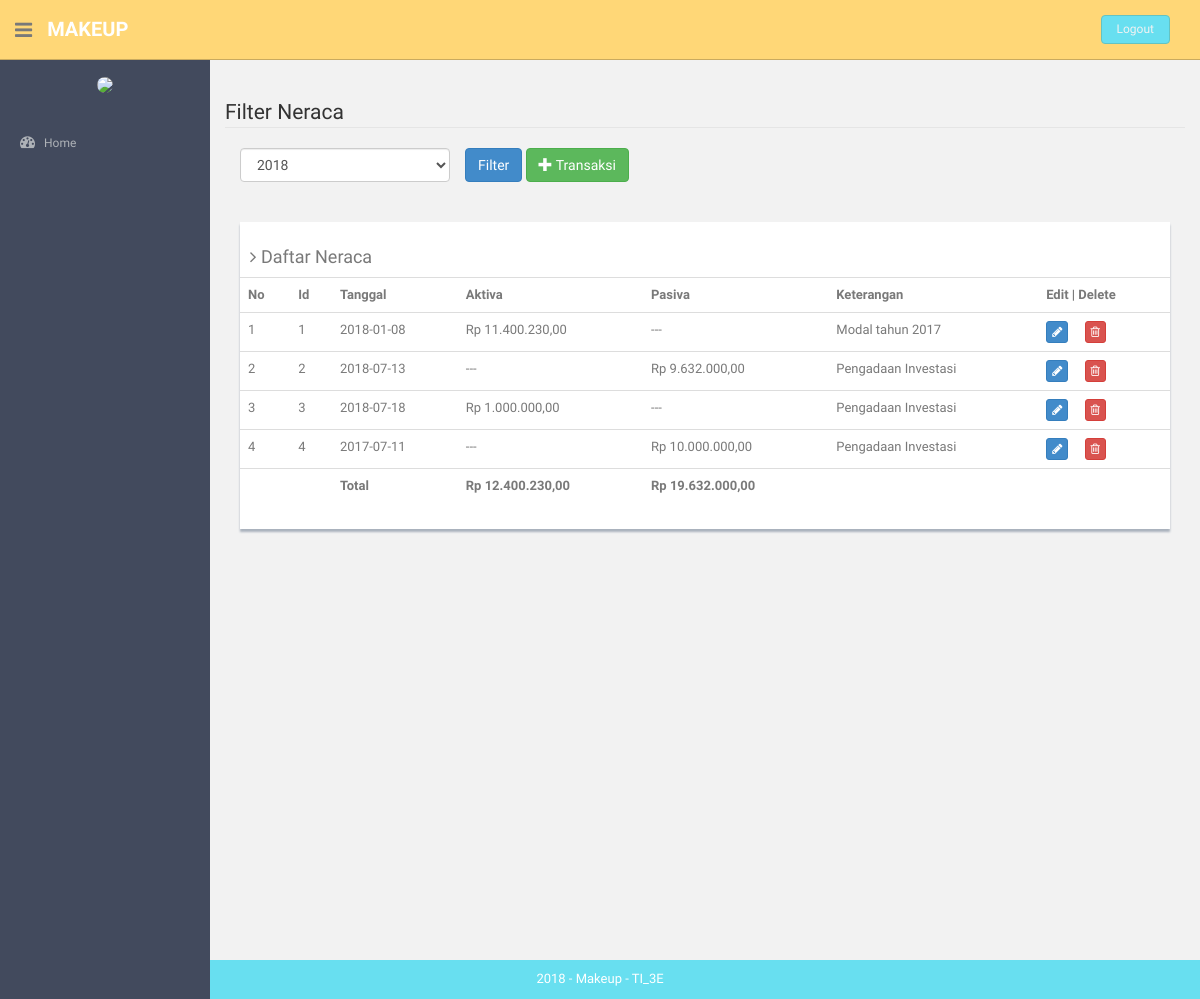
The page /index.php/neraca on the database as committed earlier.
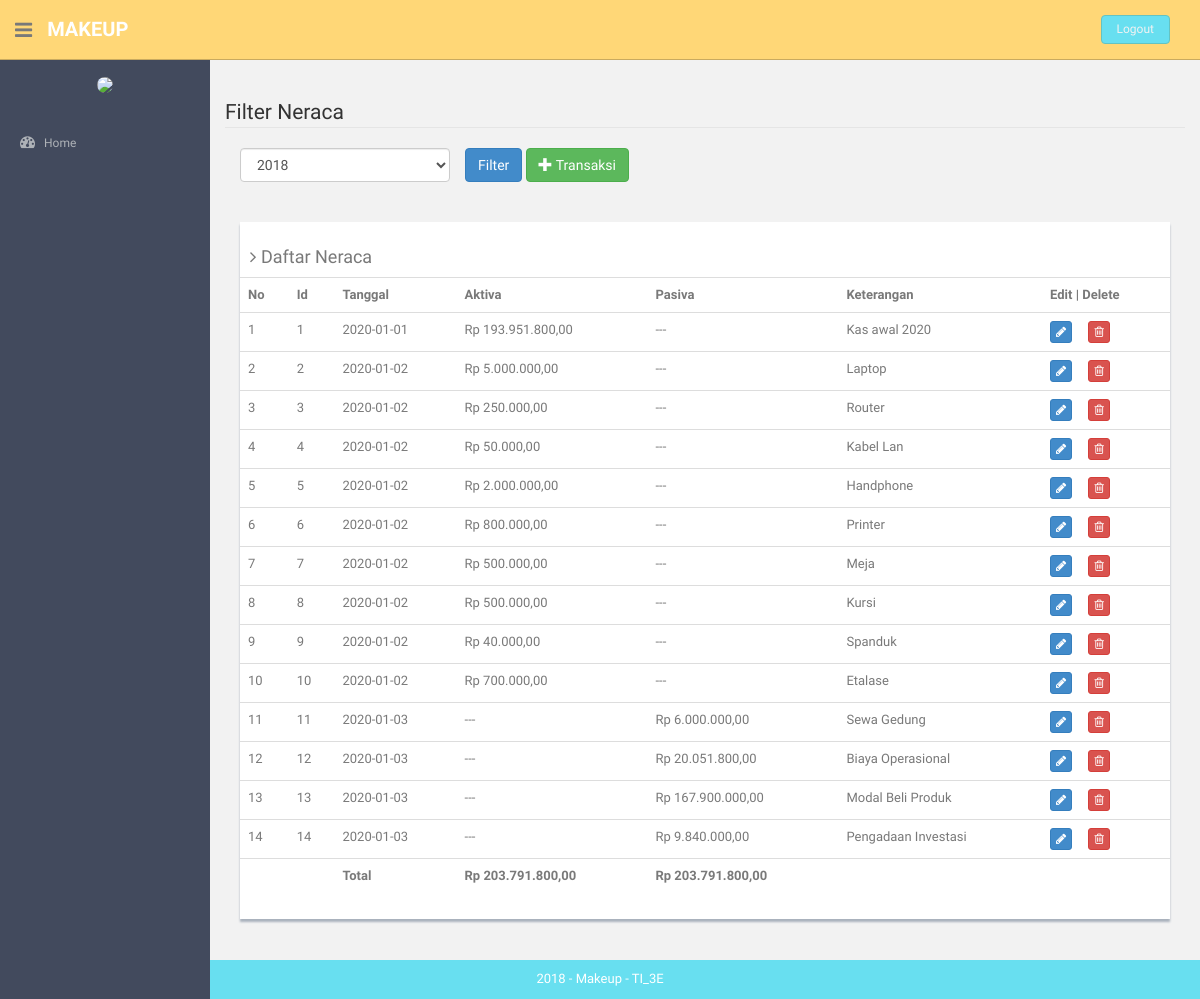
The same page on the database as committed later.
### tables this page shows
CREATE TABLE IF NOT EXISTS `neraca` (
  `id_neraca` int(11) NOT NULL,
  `id_user` int(11) NOT NULL,
  `jenis` int(1) NOT NULL,
  `total_transaksi` int(11) NOT NULL,
  `tgl_neraca` date NOT NULL,
  `keterangan` text NOT NULL
);

### application/controllers/Neraca.php (called while the page is built, shortened)
<?php
class Neraca extends CI_Controller {
	public function __construct()
	{
		$this->load->helper('url','form');
		$this->load->library('form_validation');
		$this->load->model('neraca_model');
		$this->load->model('user_model');
        $this->load->model('cashflow_model');
		$this->load->helper('html');
		$this->load->library('image_lib');
	}
	public function index()
	{
		$object['neraca']=$this->neraca_model->getDataNeraca();
        $object['activa']=$this->neraca_model->getTotalActiva();
        $object['pasiva']=$this->neraca_model->getTotalPasiva();
		$cek['status'] = array(
        		'home'=>'',
        		'hrd'=>'',
        		'keuangan'=>'active',
        		'produk'=>'',
        		'pembelian'=>'',
        		'pemasukan'=>'',
        		'pengeluaran'=>'',
        		'utang'=>'',
        		'cash_flow'=>'',
        		'neraca'=>'active',
                'pemesanan'=>'',
                'pembayaran'=>'',
        		'admin'=>'',
        		'gaji'=>'',
        		'golongan'=>'',
        		'absensi'=>'',
        		'user'=>'',
        		'barang'=>'',
        		'supplier'=>'',
        		'kategori'=>'',
        		);
		$this->load->view('component/header',$cek);
		$this->load->view('neraca/neraca_view',$object);
		$this->load->view('component/footer');
	}
}

### index.php (called while the page is built, shortened)
<?php
require_once BASEPATH.'core/CodeIgniter.php';

### application/models/Neraca_model.php (called while the page is built, shortened)
<?php
class Neraca_model extends CI_Model {
	public function getDataNeraca()
	{
		$query = $this->db->query("SELECT * from neraca");
		return $query->result();
	}
	public function getTotalPasiva()
	{
		$query = $this->db->query("SELECT sum(total_transaksi) as A from neraca where jenis='3'");
		return $query->result();
	}
	public function getTotalActiva()
	{
		$query = $this->db->query("SELECT sum(total_transaksi) as A from neraca where jenis='1' or jenis = '2' ");
		return $query->result();
	}
}

### application/views/neraca/neraca_view.php (the view, shortened to what this page needs)
<?php
function rupiah($angka){
  $hasil_rupiah = "Rp " . number_format($angka,2,',','.');
  return $hasil_rupiah;
}
?><!-- **********************************************************************************************************************************************************
<section id="main-content">
  <section class="wrapper site-min-height">
    <br><br>
    <legend>Filter Neraca</legend>
      <?php echo form_open('neraca/filter'); ?>
          <div class="form-group col-md-3">
            <select name="tahun" id="inputBulan" class="form-control" required="required">
              <?php for ($i=date('Y'); $i >date('Y')-4  ; $i--) {?>
                 <option value="<?php echo $i ?>"><?php echo $i ?></option>
              <?php } ?>
            </select>
          </div>
          <button type="submit" class="btn btn-primary">Filter</button>
          <a href="<?php echo site_url('neraca/form_neraca') ?>" class="btn btn-success" ><span class="glyphicon glyphicon-plus" aria-hidden="true"></span> Transaksi</a>
        <?php echo form_close(); ?>
      <div class="col-md-12 mt">
      <div class="content-panel">
        <table class="table table-hover">
        <h4><i class="fa fa-angle-right"></i> Daftar Neraca </h4>
        <tr>
          <th>No</th>
          <th>Id</th>
          <th>Tanggal</th>
          <th>Aktiva</th>
          <th>Pasiva</th>
          <th>Keterangan</th>
          <th align="center">Edit | Delete</th>
        </tr>
        <?php
        $no = 1;
        foreach($neraca as $key){
        ?>
        <tr>
          <td><?php echo $no++ ?></td>
          <td><?php echo $key->id_neraca ?></td>
          <td><?php echo $key->tgl_neraca ?></td>
          <td a><?php if ($key->jenis==1 || $key->jenis==2)
            {
              echo rupiah($key->total_transaksi);
            } else echo "---"?>
          </td>
          <td><?php if ($key->jenis==3)
            {
              echo rupiah($key->total_transaksi);
            } else echo "---"?>
          </td>
          <td><?php echo $key->keterangan ?></td>
          <td>
                <a class="btn btn-primary btn-xs" href="<?php echo site_url('neraca/update/').$key->id_neraca ?>">
                  <i class="fa fa-pencil"></i>
                </a>&nbsp;&nbsp;&nbsp;&nbsp;
                <a class="btn btn-danger btn-xs" href="<?php echo site_url('neraca/delete/').$key->id_neraca ?>">
                  <i class="fa fa-trash-o"></i>
                </a>
          </td>
        </tr>
        <?php } ?>
      <tfoot>
        <tr>
          <td></td>
          <td></td>
          <td><b>Total</b></td>
          <td><b><?php echo rupiah($activa[0]->A); ?></b></td>
          <td><b><?php echo rupiah($pasiva[0]->A); ?></b></td>
          <td></td>
          <td></td>
        </tr>
      </tfoot>
      </table>
      </div>
      </div>
    </section>
    </section>

### application/views/component/header.php (shortened to what this page needs)
<!DOCTYPE html>
<html lang="en">
  <head>
    <link rel="stylesheet" type="text/css" href="<?php echo base_url()?>assets/css/bootstrap.css">
    <link rel="stylesheet" type="text/css" href="<?php echo base_url()?>assets/font-awesome/css/font-awesome.css">
    <link rel="stylesheet" type="text/css" href="<?php echo base_url()?>assets/css/zabuto_calendar.css">
    <link rel="stylesheet" type="text/css" href="<?php echo base_url()?>assets/js/gritter/css/jquery.gritter.css">
    <link rel="stylesheet" type="text/css" href="<?php echo base_url()?>assets/lineicons/style.css">
    <link rel="stylesheet" href="https://cdnjs.cloudflare.com/ajax/libs/font-awesome/4.7.0/css/font-awesome.min.css">
    <link rel="stylesheet" type="text/css" href="<?php echo base_url()?>assets/css/style.css">
    <link rel="stylesheet" type="text/css" href="<?php echo base_url()?>assets/css/style-responsive.css">
  </head>
  <body>
  <section id="container" >
      <header class="header black-bg">
              <div class="sidebar-toggle-box">
                  <div class="fa fa-bars tooltips" data-placement="right" data-original-title="Toggle Navigation"></div>
              </div>
            <a href="index.html" class="logo"><b>MAKEUP</b></a>
            <div class="top-menu">
            	<ul class="nav pull-right top-menu">
                    <li><a class="logout" href="<?php echo base_url(); ?>index.php/login/logout">Logout</a></li>
            	</ul>
            </div>
        </header>
      <aside>
          <div id="sidebar"  class="nav-collapse ">
              <ul class="sidebar-menu" id="nav-accordion">
                  <p class="centered"><a href="profile.html"><img src=<?php echo base_url('/assets/img/admin/').$this->session->userdata('userSession')['foto']; ?> class="img-circle" width="60"></a></p>
                  <li class="mt">
                      <a class="<?php echo $status['home'] ?>" href="<?php echo site_url('home') ?>">
                          <i class="fa fa-dashboard"></i>
                          <span>Home</span>
                      </a>
                  </li>
              </ul>
          </div>
      </aside>

### application/views/component/footer.php (shortened to what this page needs)
      <footer class="site-footer">
          <div class="text-center">
              2018 - Makeup - TI_3E
          </div>
      </footer>
  </section>
  </body>
</html>
  </body>
</html>

### assets/css/style.css (style rules this page uses)
body { color: #797979; background: #f2f2f2; font-family: 'Ruda', sans-serif; padding: 0px !important; margin: 0px !important; font-size:13px; }
ul li { list-style: none; }
a, a:hover, a:focus { text-decoration: none; outline: none; }
#container { width: 100%; height: 100%; }
.centered { text-align: center; }
.mt { margin-top: 25px; }
ul.top-menu > li > .logout { color: #f2f2f2; font-size: 12px; border-radius: 4px; -webkit-border-radius: 4px; border: 1px solid #64c3c2 !important; padding: 5px 15px; margin-right: 15px; background: #68dff0; margin-top: 15px; }
#sidebar { width: 210px; height: 100%; position: fixed; background: #424a5d; }
#sidebar ul li { position: relative; }
ul.sidebar-menu , ul.sidebar-menu li ul.sub { margin: -2px 0 0; padding: 0; }
ul.sidebar-menu { margin-top: 75px; }
ul.sidebar-menu li { margin-bottom: 5px; margin-left:10px; margin-right:10px; }
ul.sidebar-menu li a span { display: inline-block; }
ul.sidebar-menu li a { color: #aeb2b7; text-decoration: none; display: block; padding: 15px 0 15px 10px; font-size: 12px; outline: none; -webkit-transition: all 0.3s ease; -moz-transition: all 0.3s ease; -o-transition: all 0.3s ease; -ms-transition: all 0.3s ease; transition: all 0.3s ease; }
ul.sidebar-menu li a i { font-size: 15px; padding-right: 6px; }
#main-content { margin-left: 210px; }
.header, .footer { min-height: 60px; padding: 0 15px; }
.header { position: fixed; left: 0; right: 0; z-index: 1002; }
.black-bg { background: #ffd777; border-bottom: 1px solid #c9aa5f; }
.wrapper { display: inline-block; margin-top: 60px; padding-left: 15px; padding-right: 15px; padding-bottom: 15px; padding-top: 0px; width: 100%; }
a.logo { font-size: 20px; color: #ffffff; float: left; margin-top: 15px; text-transform: uppercase; }
a.logo b { font-weight: 900; }
#top_menu .nav > li, ul.top-menu > li { float: left; }
ul.top-menu > li > a { color: #666666; font-size: 16px; border-radius: 4px; -webkit-border-radius: 4px; border:1px solid #666666 !important; padding: 2px 6px; margin-right: 15px; }
.sidebar-toggle-box { float: left; padding-right: 15px; margin-top: 20px; }
.sidebar-toggle-box .fa-bars { cursor: pointer; display: inline-block; font-size: 20px; }
.content-panel { background: #ffffff; box-shadow: 0px 3px 2px #aab2bd; padding-top: 15px; padding-bottom: 5px; }
.content-panel h4 { margin-left: 10px; }
.site-footer { background: #68dff0; color: #fff; padding: 10px 0; }
.site-min-height { min-height: 900px; }

Rows that differ between the two databases and show on the page:
changed neraca id 1: tgl_neraca "2018-01-08" → "2020-01-01"; total_transaksi "Rp 11.400.230,00" → "Rp 193.951.800,00"; keterangan "Modal tahun 2017" → "Kas awal 2020"
changed neraca id 2: tgl_neraca "2018-07-13" → "2020-01-02"; keterangan "Pengadaan Investasi" → "Laptop"; total_transaksi "Rp 9.632.000,00" → "Rp 5.000.000,00"
changed neraca id 3: tgl_neraca "2018-07-18" → "2020-01-02"; total_transaksi "Rp 1.000.000,00" → "Rp 250.000,00"; keterangan "Pengadaan Investasi" → "Router"
changed neraca id 4: tgl_neraca "2017-07-11" → "2020-01-02"; keterangan "Pengadaan Investasi" → "Kabel Lan"; total_transaksi "Rp 10.000.000,00" → "Rp 50.000,00"
added neraca: id_neraca "5", tgl_neraca "2020-01-02", total_transaksi "Rp 2.000.000,00", keterangan "Handphone"
added neraca: id_neraca "6", tgl_neraca "2020-01-02", total_transaksi "Rp 800.000,00", keterangan "Printer"
added neraca: id_neraca "7", tgl_neraca "2020-01-02", total_transaksi "Rp 500.000,00", keterangan "Meja"
added neraca: id_neraca "8", tgl_neraca "2020-01-02", total_transaksi "Rp 500.000,00", keterangan "Kursi"
added neraca: id_neraca "9", tgl_neraca "2020-01-02", total_transaksi "Rp 40.000,00", keterangan "Spanduk"
added neraca: id_neraca "10", tgl_neraca "2020-01-02", total_transaksi "Rp 700.000,00", keterangan "Etalase"
added neraca: id_neraca "11", tgl_neraca "2020-01-03", total_transaksi "Rp 6.000.000,00", keterangan "Sewa Gedung"
added neraca: id_neraca "12", tgl_neraca "2020-01-03", total_transaksi "Rp 20.051.800,00", keterangan "Biaya Operasional"
added neraca: id_neraca "13", tgl_neraca "2020-01-03", total_transaksi "Rp 167.900.000,00", keterangan "Modal Beli Produk"
added neraca: id_neraca "14", tgl_neraca "2020-01-03", total_transaksi "Rp 9.840.000,00", keterangan "Pengadaan Investasi"
Other text that changed with them:
rupiah($activa[0]->A): "Rp 12.400.230,00" → "Rp 203.791.800,00"
rupiah($pasiva[0]->A): "Rp 19.632.000,00" → "Rp 203.791.800,00"
